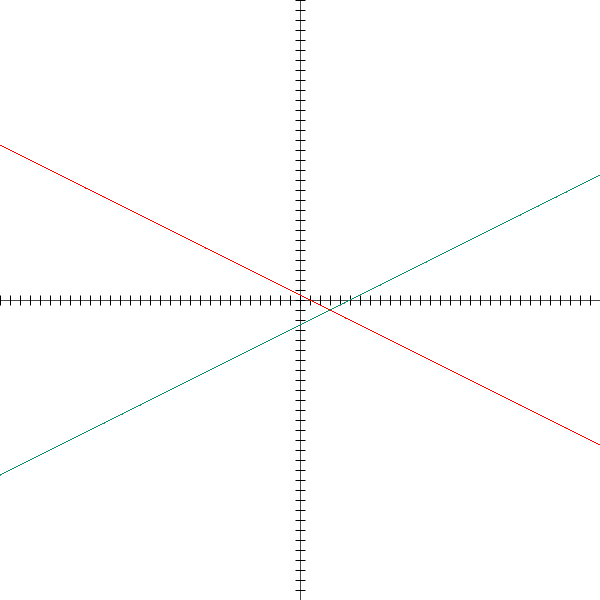
Frame 1 (no input)
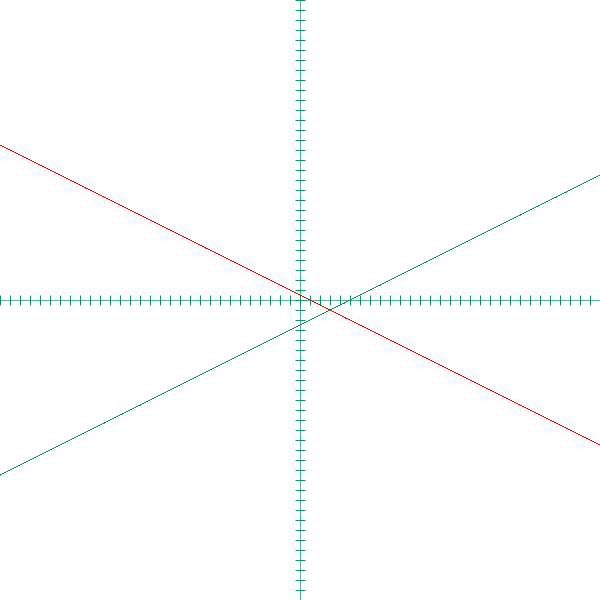
Frame 60 (the mouse pressed at the canvas centre just before this capture)
Frame 120 (the mouse held since frame 60 and released just before this capture): identical to frame 60, image omitted

The Processing sketch that drew these frames (run headless with seeded random() and noise(); from frame 60 on, the mouse is pressed at the canvas centre):

// Processing sketch: sketch_linear_equation
// ── sketch_linear_equation.pde
int i;
int length = 500;
float m1 = -0.5;
float c1= 0.5;
float x1;
float y1;
float x2;
float m2 =0.5;
float c2 =-2.5;
float y2;
void setup(){
  size(600,600);
}

void draw(){
  
  background(255);
  
 for(i=0;i<=600;i++){ 
 point(i,300); 
 }
 
 for(i=0;i<=600;i++){ 
 point(300,i); 
}
 
 for (i=0;i<=600;i=i+10){ 
     ellipse(i,300,0,10); 
 } 
 
 for (i=0;i<=600;i=i+10){ 
     ellipse(300,i,10,0); 
 } 
 
 for( x1=-300;x1<=600;x1=x1+0.01){
   y1=-m1*x1-c1*10;
   stroke(255,0,0);
   point(x1+300,y1+300);
  }
  
  for( x2=-300;x2<=600;x2=x2+0.01){
    y2=-m2*x2-c2*10;
    
    stroke(14,145,97);
    point(x2+300,y2+300);
  }
}
